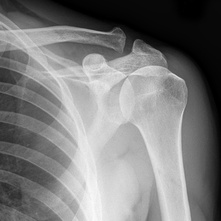
#> input picture Using 2-D LSCM/gray/img/img5.jpg, 221 x 221 px, shrunk from 1600 x 1600 before the run, given in place of img5.jpeg, which was not available
$ jupyter execute --allow-errors 2dlscm_gray.ipynb
#> lines starting #> are read from the running program, lines starting #| are printed output that depends on the picture; pictures that were not available may be replaced by others from this repository, and a replacement may not be noted
[cell 1]
import numpy as np
import cv2
import matplotlib.pyplot as plt
import time

[cell 2]
start = time.time()

[cell 3]
def lscm(x, y, theta):

  x_next = np.sin(np.pi * (4 * theta * x * (1 - x) + (1 - theta) * np.sin(np.pi * y)))
  y_next = np.sin(np.pi * (4 * theta * y * (1 - y) + (1 - theta) * np.sin(np.pi * (x_next))))
  return x_next, y_next

def generate_lscm_secret_key():

  # Generate random initial states.
  x_0 = 0.8
  y_0 = 0.5
  theta = 0.99
  # Generate a random growth rate.
  r = 1.19 # initial r values

  # Generate random coefficients for the control parameters.
  p_1 = np.random.rand()      # for round 1
  p_2 = np.random.rand()      # for round 2

  # Return the secret key elements.
  return x_0, y_0, r, p_1, p_2, theta

[cell 4]
img_p = cv2.imread('img/img5.jpeg', cv2.IMREAD_GRAYSCALE)
#> img_p is the input picture: shape (221, 221); min 0, max 250, mean 124.1
# Padding for Arnold cat as it can only work on square matrices
height, width = img_p.shape
#> height = 221; width = 221
m = max(height, width)
#> m = 221
if height>width:
    padding=((0,0),(0,height-width))
else:
    padding=((0,width-height),(0,0))
#> padding = ((0, 0), (0, 0))
img = np.pad(img_p, padding, mode='constant')
print(img.shape)
#| (221, 221)
# cv2.imshow('Image', img)
# cv2.waitKey(0)
# cv2.destroyAllWindows()

[cell 5]
secret_key = generate_lscm_secret_key()

# Initialize the LSCM chaotic map with the secret key.
x = secret_key[0]
y = secret_key[1]
r = secret_key[2]
p1 = secret_key[3]
p2 = secret_key[4]
theta = secret_key[5]
# theta = r_cp = (r*p1)%1  # theta = r_cp
# Generate a sequence of LSCM chaotic map values.
chaos = np.zeros(img.shape)
x_sequence = []
y_sequence = []
# for i in range(50):
#   for j in range(50):
for i in range(len(img)):
  for j in range(len(img[0])):
    x_next, y_next = lscm(x, y, theta) # Round 1 only as of now  # rcp is the control paramater or theta
    x, y = x_next, y_next
    chaos[i][j] = x
#    chaos_y[i][j] = y0  # chaos matrix for y which can be combined to create position matrix PM instead of using cols
    x_sequence.append(x_next)
    y_sequence.append(y_next)
#> this loop made 221 passes
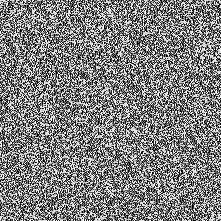
#> chaos: shape (221, 221) float64; min 2.13e-07, max 1, mean 0.501

[cell 6]
#np.savetxt('chaos.txt', chaos)

[cell 7]
# [6 lines of commented-out code are left out]

[cell 8]
# Arnold cat map
def arnold_cat_map(image, iterations):
#> called with iterations = 10
    height, width = image.shape

    # Pad the image to a square if necessary.
    if height != width:
        image = np.pad(image, [(0, width - height), (0, 0)], mode='constant')

    # Apply the map for the given number of iterations.
    for _ in range(iterations):
        new_image = np.zeros_like(image)
        for y in range(height):
            for x in range(width):
                new_x = (2 * x + y) % width
                new_y = (x + y) % height
                new_image[new_y, new_x] = image[y, x]

        image = new_image
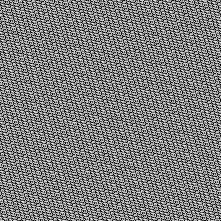
#> new_image: shape (221, 221); min 0, max 250, mean 124.1

    return image

[cell 9]
transformed_image = arnold_cat_map(img, 10)

#print(transformed_image.shape)

[cell 10]
trn_img = transformed_image.astype(np.uint8)

[cell 11]
image_rgb = cv2.cvtColor(trn_img, cv2.COLOR_BGR2RGB)
plt.imshow(image_rgb)

[cell 12]
# Permutaion
def generate_index_matrix(chaotic_matrix):
    index_matrix = np.argsort(chaotic_matrix, axis=0)
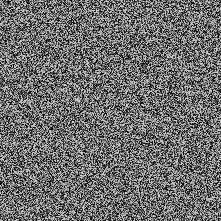
#> index_matrix: shape (221, 221) int64; min 0, max 220, mean 110
    return index_matrix

# Step 4: Form position matrix 'PM' using the index matrix 'I' as the row position
def generate_position_matrix(ind_m, size):
#> called with size = (221, 221)
    position_matrix = [[None]*size[0] for i in range(size[1])]

    for i in range(size[0]):
        for j in range(size[1]):
            position_matrix[i][j] = (ind_m[i][j], j)
    return position_matrix


def lscm_permutation(P, S, PM):
    T = np.zeros_like(P)
    M, N = P.shape
    e = np.zeros(N)
    l=c = np.zeros(N)
    for i in range(M):
        for j in range(N):
            x, y = PM[i][j]
            c[j] = P[x][y]
            e[j] = S[x][y]
        v=np.argsort(e)
        for j in range(N):
            vi = v[j]
            x, y = PM[i][j]
            T[x][y] = c[vi]
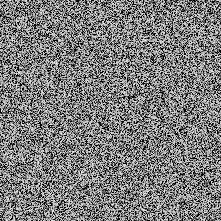
#> T: shape (221, 221); min 0, max 250, mean 124.1

    return T

# [14 lines of commented-out code are left out]
def perform_image_permutation(plain_image):
    image_size = plain_image.shape
    #chaotic_matrix = chaos
    index_matrix = generate_index_matrix(chaos)
    position_matrix = generate_position_matrix(index_matrix, image_size)

    permuted_image = lscm_permutation(plain_image,chaos, position_matrix)
    return permuted_image, position_matrix

[cell 13]
permuted_image, pem = perform_image_permutation(transformed_image)

[cell 14]
pm = np.array(pem)

[cell 15]
#pm_reshaped = pm.reshape(pm.shape[0], -1)
#np.savetxt('pm.txt', pm_reshaped)

[cell 16]
perm = permuted_image.astype(np.uint8)

[cell 17]
image_rgb = cv2.cvtColor(perm, cv2.COLOR_BGR2RGB)
plt.imshow(image_rgb)

[cell 18]
# Diffusion
def diffusion(perm, chaotic, F):
#> called with F = 256
    height, width = perm.shape
    #print(perm[0])
    encrypted_image = np.zeros_like(perm).astype(np.float64)
    key = [120, 200]
    bit=2**32          # Scaling factor to scale chaotic value to significant range from (0,1) range to (0,255) range
    for i in range(height):
        for j in range(width):
            if i == 0 and j==0:
                # int() is provided to take the intger of that chaotic value
                E_i = ((perm[0][0] + key[-1] + key[-2] + int((chaotic[i, j] * bit))) % F)  # Because on adding we get in array format of size one, so we index it as 0
            elif i ==0 and j == 1:
                E_i = ((perm[0][1] + encrypted_image[i, j-1] + key[-1] + int((chaotic[i, j] * bit))) % F)
            else:
                if j==0:# do this with j==0 or j==1
                    E_i = ((perm[i][j] + encrypted_image[i-1, width-1] + encrypted_image[i-1, width-2] + int((chaotic[i, j] * bit))) % F)
                elif j==1:
                    E_i = ((perm[i][j] + encrypted_image[i, j-1] + encrypted_image[i-1, width-1] + int((chaotic[i, j] * bit))) % F)
                else:
                    E_i = ((perm[i][j] + encrypted_image[i, j-1] + encrypted_image[i, j-2] + int((chaotic[i, j] * bit))) % F)

            encrypted_image[i, j] = E_i
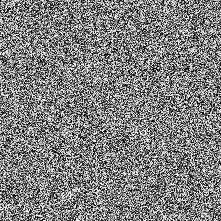
#> encrypted_image: shape (221, 221) float64; min 0, max 255, mean 127.6
    return encrypted_image.astype(np.uint8)

[cell 19]
F = 256
encrypted_image = diffusion(permuted_image, chaos, F)

[cell 20]
encry = encrypted_image.astype(np.uint8)

[cell 21]
cv2.imwrite('encrypted_image_lungs.jpg', encry)
#> Out = True

[cell 22]
image_rgb = cv2.cvtColor(encry, cv2.COLOR_BGR2RGB)
plt.imshow(image_rgb)

[cell 23]
img_rgb = cv2.cvtColor(img_p, cv2.COLOR_BGR2RGB)
encry_rgb = cv2.cvtColor(encry, cv2.COLOR_BGR2RGB)

[cell 24]
plt.subplot(2, 2, 1)
plt.imshow(img_rgb)
plt.title("Original Image")

plt.subplot(2, 2, 2)
plt.imshow(encry_rgb)
plt.title("Encrypted Image")

plt.subplot(2, 2, 3)
plt.hist(img_p.ravel(), bins=256)

plt.subplot(2, 2, 4)
plt.hist(encry.ravel(), bins=256)

plt.show()
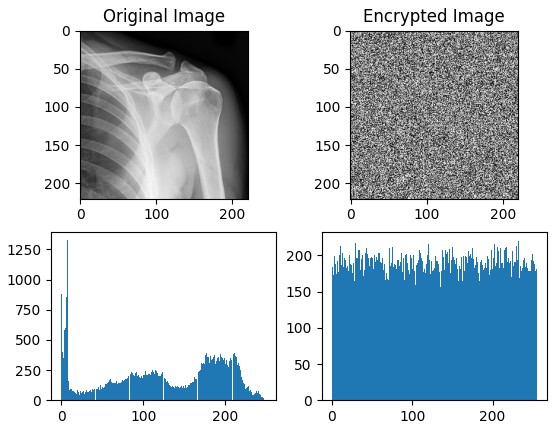
#> figure drawn by matplotlib, 4 panels; panel 3: tallest bar 1327 high, from x = 6.84 to 7.81; panel 4: tallest bar 221 high, from x = 130.5 to 131.5

[cell 25]
# Decryption of Diffusion
def reverse_diffusion(encrypted_image, chaotic, F):
    encrypted_image = encrypted_image.astype(np.float64)
    height, width = encrypted_image.shape
    decrypted_image = np.zeros_like(encrypted_image)
    key = [120, 200]
    bit = 2**32  # Scaling factor to scale chaotic value
    for i in range(height-1, -1, -1):
        for j in range(width-1, -1, -1):
            if i == 0 and j == 0:
                E_i = (encrypted_image[0][0] - (key[-1] + key[-2] + int((chaotic[i, j] * bit))) % F)
            elif i == 0 and j == 1:
                E_i = (encrypted_image[0][1] - (encrypted_image[i, j - 1] + key[-1] + int((chaotic[i, j] * bit))) % F)
            else:
                if j == 0:
                    E_i = (encrypted_image[i][j] - (encrypted_image[i - 1, width - 1] + encrypted_image[i - 1, width - 2] + int((chaotic[i, j] * bit))) % F)
                elif j == 1:
                    E_i = (encrypted_image[i][j] - (encrypted_image[i, j - 1] + encrypted_image[i - 1, width - 1] + int((chaotic[i, j] * bit))) % F)
                else:
                    E_i = (encrypted_image[i][j] - (encrypted_image[i, j - 1] + encrypted_image[i, j - 2] + int((chaotic[i, j] * bit))) % F)

            decrypted_image[i, j] = E_i
    return decrypted_image.astype(np.uint8)

def reverse_lscm_permutation(T, S, PM):
    P = np.zeros_like(T)
    M, N = T.shape
    e = np.zeros(N)
    l=c = np.zeros(N)
    for i in range(M):
        for j in range(N):
            x, y = PM[i][j]
            c[j] = T[x][y]
            e[j] = S[x][y]
        k = np.copy(c)
        v = np.argsort(e)
        for j in range(N):
            vi = v[j]
            x, y = PM[i][vi]
            P[x][y] = k[j]

    return P


# Reverse Arnold's Cat Map
def reverse_arnold_cat_map(image, iterations):
    height, width = image.shape

    # Apply the reverse map for the given number of iterations.
    for _ in range(iterations):
        new_image = np.zeros_like(image)
        for y in range(height):
            for x in range(width):
                new_x = (x - y) % width
                new_y = (y - new_x) % height
                new_image[new_y, new_x] = image[y, x]

        image = new_image

    return image


# Load the encrypted image
encrypted_image = cv2.imread('encrypted_image.png', cv2.IMREAD_GRAYSCALE)
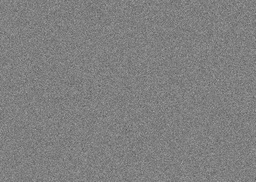
#> input picture Encrypted_image.jpeg, 256 x 182 px, shrunk from 1857 x 1317 before the run, given in place of encrypted_image.png, which was not available
#> encrypted_image is the input picture: shape (182, 256); min 83, max 171, mean 127.5

# Reverse the diffusion
#> (the rest of this cell did not finish here and is left out)

#> after the loop in reverse_diffusion, `for i in range(height-1, -1, -1):`: decrypted_image: shape (182, 256) float64; every value is 0

# Assuming you have the permuted image, position matrix, chaotic map values, and the image size
decrypted_image_permutation = reverse_lscm_permutation(decrypted_image_diffusion, chaos, pm)              # reverse Permutation is working

# Reverse the Arnold's Cat Map
decrypted_image = reverse_arnold_cat_map(decrypted_image_permutation, 10)      # This also not working black image

# Show or save the decrypted image
#cv2.imwrite('decrypted_image.jpg', decrypted_image)

[cell 26]
 # De-padding

# Determine the original height and width
original_height, original_width = img_p.shape

# Define the padding used to make the image square
m = max(original_height, original_width)
#> (the rest of this cell did not finish here and is left out)

#> (a cell that did not finish here is left out)

#> (a cell that did not finish here is left out)

[cell 29]
cv2.imwrite('image_15.jpg', img)
#> Out = True
